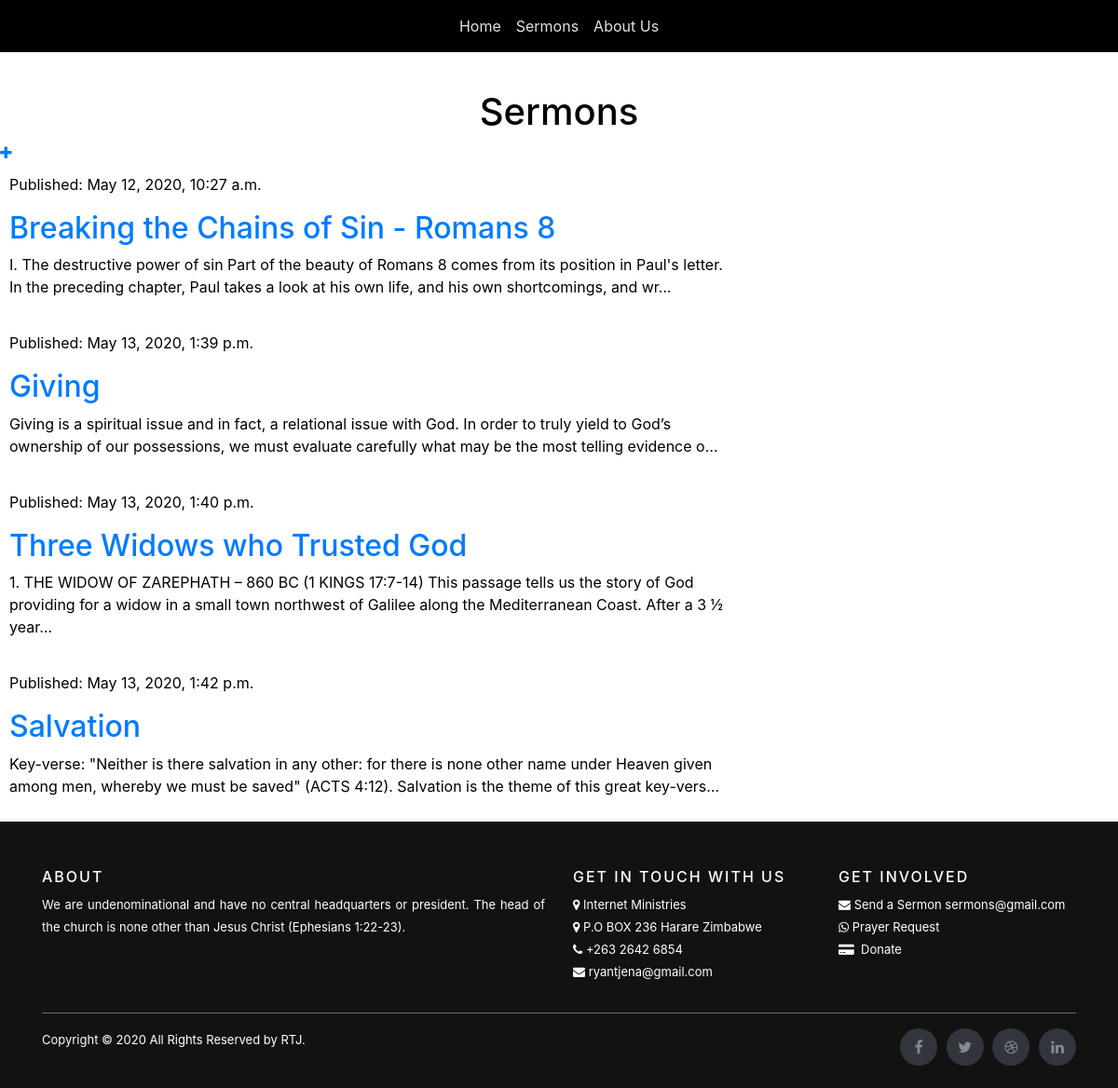
Screenshot of /sermon/ (signed in) with the database file from the repository.
### blog/models.py (models this page shows, shortened)
class Post(models.Model):
    author = models.ForeignKey(settings.AUTH_USER_MODEL, on_delete=models.CASCADE)
    title = models.CharField(max_length=200)
    text = models.TextField()
    created_date = models.DateTimeField(default=timezone.now)
    published_date = models.DateTimeField(blank=True, null=True)

### blog/views.py (the view)
# urls.py: path('sermon/', views.post_list, name='post_list'),
def post_list(request):
    posts = Post.objects.filter(published_date__lte=timezone.now()).order_by('published_date')
    return render(request, 'blog/post_list.html', {'posts':posts})

### blog/templates/blog/post_list.html (shortened to what this page needs)
{% extends 'blog/base.html' %}
{% load static %}
{% block content %}
    {% for post in posts %}
        <div class="div1">
            <p>Published: {{ post.published_date }}</p>
            <h2><a href="{% url 'post_detail' pk=post.pk %}">{{ post.title }}</a></h2>
            <p>{{post.text|truncatechars:200}}
            </p>
        </div>
    {% endfor %}
{% endblock %}

### static/css/styles.css (style rules this page uses)
#bg { background-size: cover; background-position: center; background-attachment: fixed; }
.div1 { padding: 10px; width: 100%; }

### rows the page displays
Post: published_date "May 12, 2020, 10:27 a.m.", title "Breaking the Chains of Sin - Romans 8", text "I. The destructive power of sin Part of the beauty of Romans 8 comes from its position in Paul's letter. In the preceding chapter, Paul takes a look at his own life, and his own shortcomings, and wr…"
Post: published_date "May 13, 2020, 1:39 p.m.", title "Giving", text "Giving is a spiritual issue and in fact, a relational issue with God. In order to truly yield to God’s ownership of our possessions, we must evaluate carefully what may be the most telling evidence o…"
Post: published_date "May 13, 2020, 1:40 p.m.", title "Three Widows who Trusted God", text "1. THE WIDOW OF ZAREPHATH – 860 BC (1 KINGS 17:7-14) This passage tells us the story of God providing for a widow in a small town northwest of Galilee along the Mediterranean Coast. After a 3 ½ year…"
Post: published_date "May 13, 2020, 1:42 p.m.", title "Salvation", text "Key-verse: \"Neither is there salvation in any other: for there is none other name under Heaven given among men, whereby we must be saved\" (ACTS 4:12). Salvation is the theme of this great key-vers…"
